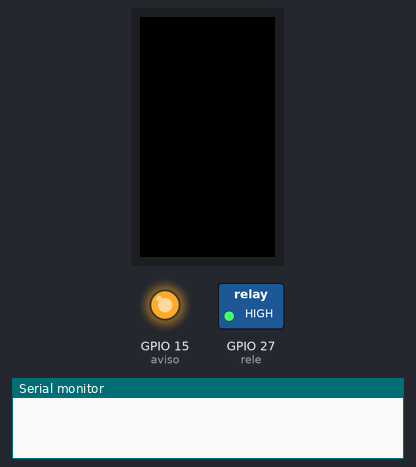
The program below on a simulated ESP32. Parts: 135×240 colour display, switched loads named in the program (green lamp = pin HIGH), output pins drawn as LEDs (lit = HIGH), the last lines printed to the serial monitor. WiFi joins after 1.5 s; servers stay silent unless stated.

Above: at 0.2 s.
At 2.2 s:
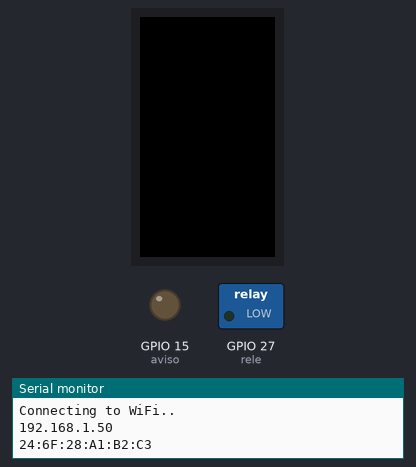
Timing chart, 0 to 3.7 s (numbered marks = the images above):
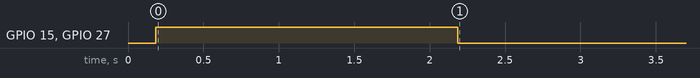

The program:

main.cpp
```cpp
#include <Arduino.h>
#include "WiFi.h"
#include "ESPAsyncWebServer.h"
#include <TFT_eSPI.h>
#include <SPI.h>
#include <iostream>
#include <string>

TFT_eSPI tft = TFT_eSPI();

// const char *ssid = "desenvolvimento";
// const char *password = "11223344";

const char *ssid = "TC-CORPORATIVO";
const char *password = "";

AsyncWebServer server(80);

String mac;
String parametro;
String id_number;

int status = 11;
int batery = 100;
int rele = 27;
int aviso = 15;
int feedback = 15;

void setup()
{
  tft.setRotation(4);
  Serial.begin(115200);
  tft.begin();
  tft.setRotation(4); // Landscape
  tft.fillScreen(TFT_BLACK);

  //Define pin
  pinMode(rele, OUTPUT);
  pinMode(feedback, OUTPUT);

  digitalWrite(rele, 1);
  digitalWrite(feedback, 1);


  WiFi.begin(ssid, password);
  while (WiFi.status() != WL_CONNECTED)
  {
    delay(1000);
    Serial.println("Connecting to WiFi..");
  }

  mac = WiFi.macAddress();
  Serial.println(WiFi.localIP());
  Serial.println(WiFi.macAddress());

  server.on("/checagem", HTTP_GET, [](AsyncWebServerRequest *request)
            { request->send_P(200, "text/plain", mac.c_str()); });
  server.on("/setpoint", HTTP_POST, [](AsyncWebServerRequest *request)
            {
    int params = request->params();
    for(int i = 0; i < params; i++){
      AsyncWebParameter* p = request->getParam(i);
      id_number = p->name().c_str();
      parametro = p->value().c_str();

      if(id_number == "status"){
        status = atoi(parametro.c_str());
         Serial.printf("Status atual: %\n", status);
      }
      if(id_number == "batery"){
        batery = atoi(parametro.c_str());
        Serial.printf("Nivel bateria: %i\n", batery);
      }
    }request->send(200, "text/plain", "Success, setpoint"); });

  DefaultHeaders::Instance().addHeader("Access-Control-Allow-Origin", "*");
  server.begin();
}

void loop()
{

if(status == 10){
  digitalWrite(rele, 1);
}
else if(status == 11) {
  digitalWrite(rele, 0);
}
else if(status == 32){
    digitalWrite(rele, 1);
}
else if(status == 33) {
  digitalWrite(rele, 0);
}
else {
  digitalWrite(rele, 1);
}
if(batery < 80 && (status == 10 || status == 32) ) {
  digitalWrite(aviso, 1);
} else {digitalWrite(aviso, 0);}
  delay(500);
}
```

Measured:
- by itself, GPIO 15 (aviso), GPIO 27 (rele): HIGH → LOW at 2.2 s
